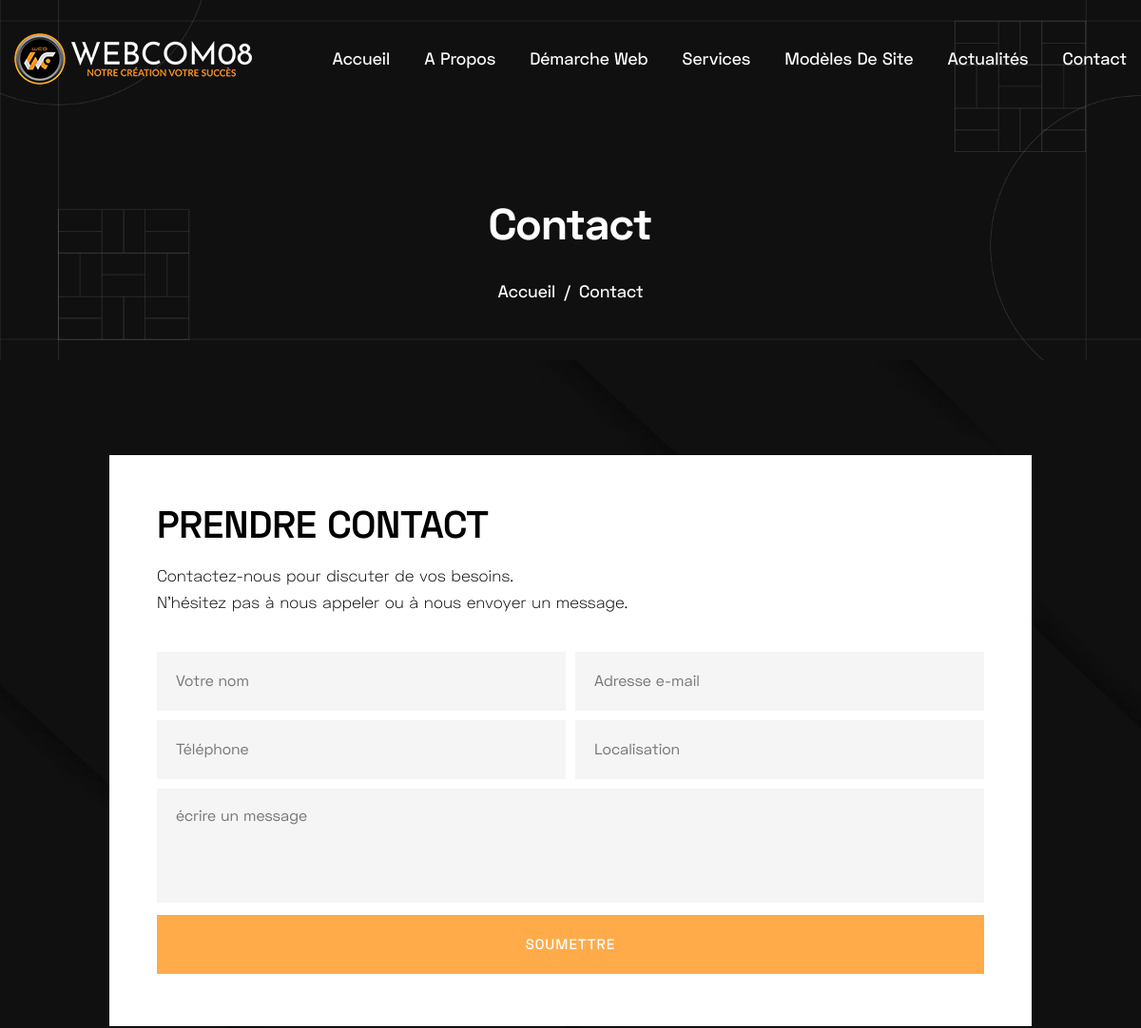
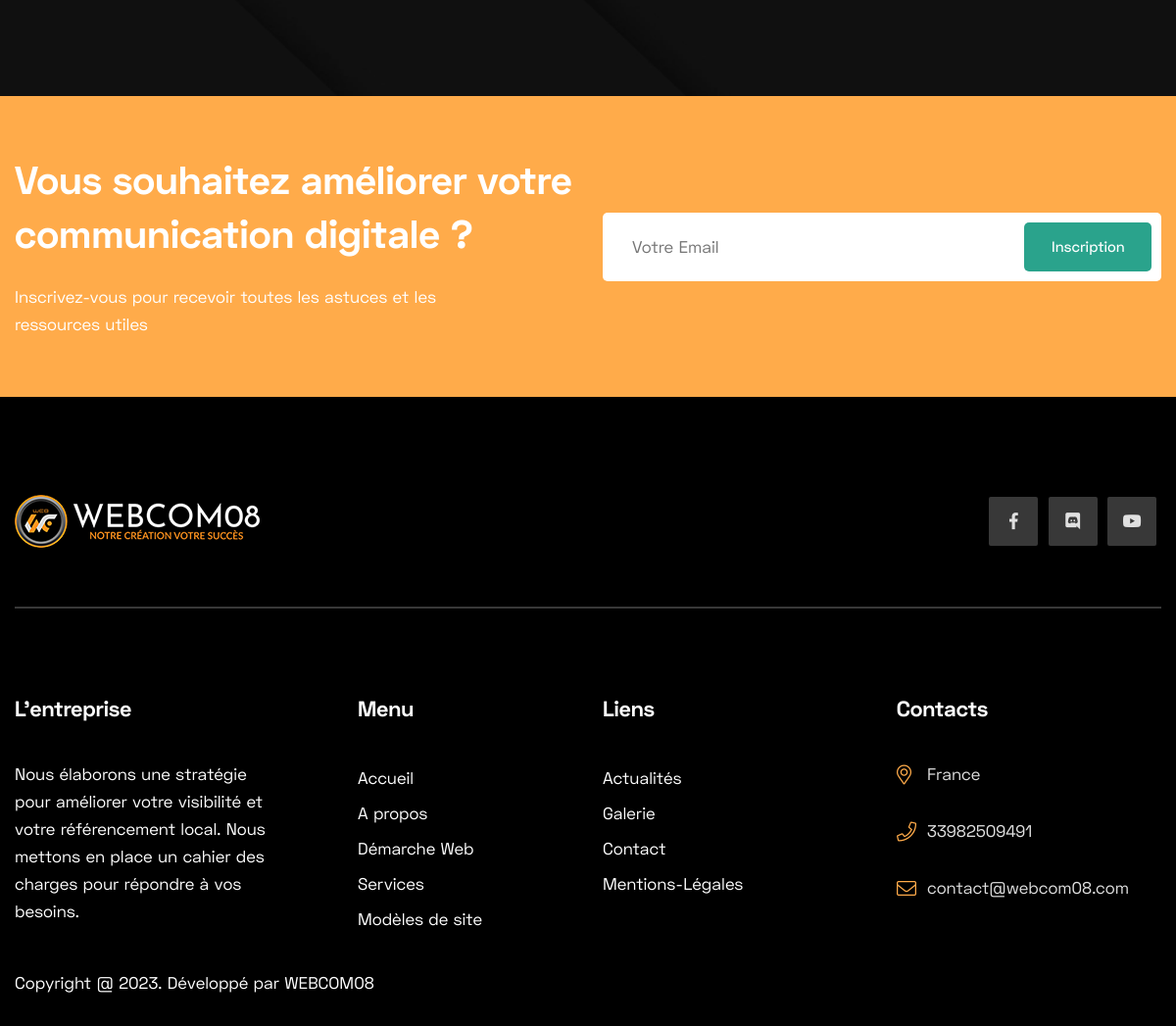
Page /contact/ on the committed database (2 pictures, top to bottom).
### homepage/models.py (models this page shows, shortened)
class SiteSetting(models.Model):
    STATUS = (
        ('True', 'True'),
        ('False', 'False'),
    )
    title = models.CharField(max_length=200)
    meta_keyword = models.CharField(max_length=200)
    meta_description = models.TextField()
    address = models.CharField(max_length=200)
    phone = models.IntegerField()
    email = models.EmailField(blank=True, null=True, max_length=50)
    logo = models.ImageField(blank=True, null=True, upload_to='icon/')
    favicon = models.ImageField(blank=True, null=True, upload_to='icon/')
    facebook = models.URLField(blank=True, max_length=500)
    discord = models.URLField(blank=True, max_length=500)
    youtube = models.URLField(blank=True, max_length=500)
    contact = models.TextField()
    status = models.CharField(max_length=50, choices=STATUS)
    created_at = models.DateTimeField(auto_now_add=True)
    updated_at = models.DateTimeField(auto_now=True)

### contact/models.py (models this page shows, shortened)
class ContactSlider(models.Model):
    id = models.AutoField(primary_key=True)
    title = models.CharField(max_length=200)
    slider_image = models.ImageField(blank=True, null=True, upload_to='about-slider/')
    class Meta:
        verbose_name_plural = "Breadcrumb Image"

### contact/views.py (the view, shortened to what this page needs)
# urls.py: path('', views.contact, name="contact"),
def contact(request):
    settings = SiteSetting.objects.all()
    cslider = ContactSlider.objects.all().order_by('-id')[:1]
    c_seo = ContactSeoSnippets.objects.all().order_by('-s_id')[:1]
    context={'settings':settings,
             'cslider':cslider,
             'c_seo':c_seo, }
    if request.method == "GET":
        return render(request, 'contact-us.html',context)

### contact/templates/contact-us.html (shortened to what this page needs)
{% extends 'base.html' %}
{% load static %}
{% block contactpage %}
    {% for cslider in cslider %}
    <div class="page-title-area">
        <div class="section__bg" style="background-image: url('{{cslider.slider_image.url}}');"></div>
        <div class="container">
            <div class="row">
                <div class="col-lg-12">
                    <div class="page-title-content text-center">
                        <h3 class="title">Contact</h3>
                        <nav aria-label="breadcrumb">
                            <ol class="breadcrumb">
                                <li class="breadcrumb-item"><a href="#">Accueil</a></li>
                                <li class="breadcrumb-item active" aria-current="page">Contact</li>
                            </ol>
                        </nav>
                    </div>
                </div>
            </div>
        </div>
    </div>
    {% endfor %}
    <section class="contact-us-area contact-us-page">
        <div class="container">
            <div class="row justify-content-center">
                <div class="col-lg-10">
                    <div class="contact-us-box">
                        <h3 class="title">PRENDRE CONTACT</h3>
                        <p>Contactez-nous pour discuter de vos besoins.<br>
                            N'hésitez pas à nous appeler ou à nous envoyer un message.</p>
                        <form method="POST" action="{% url 'contact' %}">
                            <div class="row no-gutters">
                                <div class="col-lg-6">
                                    <div class="input-box mt-10">
                                        <input type="text" name="name" placeholder="Votre nom" required>
                                    </div>
                                </div>
                                <div class="col-lg-6">
                                    <div class="input-box mt-10">
                                        <input type="email" name="email" placeholder="Adresse e-mail" required>
                                    </div>
                                </div>
                                <div class="col-lg-6">
                                    <div class="input-box mt-10">
                                        <input type="text" name="number" placeholder="Téléphone" required>
                                    </div>
                                </div>
                                <div class="col-lg-6">
                                    <div class="input-box mt-10">
                                        <input type="text" name="location" placeholder="Localisation" required>
                                    </div>
                                </div>
                                <div class="col-lg-12">
                                    <div class="input-box mt-10">
                                        <textarea name="message" id="#" cols="30" rows="10" placeholder="écrire un message" required></textarea>
                                    </div>
                                    <div class="input-box">
                                        <button class="main-btn " type="submit" name="formone">Soumettre</button>
                                    </div>
                                </div>
                            </div>
                        </form>
                    </div>
                </div>
            </div>
        </div>
    </section>
    <div class="subscribe-area subscribe-9-area subscribe-13-area">
        <div class="container">
            <div class="row align-items-center">
                <div class="col-lg-6">
                    <div class="subscribe-item">
                        <h3 class="title">Vous souhaitez améliorer votre communication digitale ?</h3>
                        <span>Inscrivez-vous pour recevoir toutes les astuces et les ressources utiles</span>
                    </div>
                </div>
                <div class="col-lg-6">
                    <form role="form" action="{% url 'contact' %}" method="post">
                    <div class="subscribe-form subscribe-9-form subscribe-13-form">
                        <input type="email" name="emails" placeholder="Votre Email" required>
                        <button type="submit" class="main-btn" name="formtwo">Inscription</button>
                    </div>
                </form>
                </div>
            </div>
        </div>
    </div>
    {% endblock contactpage %}

### homepage/templates/base.html (shortened to what this page needs)
{% load static %}
{% for settings in settings %}
<!doctype html>
<html lang="en">
<head>
    <link rel="stylesheet" href="{% static 'css/bootstrap.min.css' %}">
    <link rel="stylesheet" href="{% static 'css/bootstrap.min.css' %}">
    <link rel="stylesheet" href="{% static 'css/font-awesome.min.css' %}">
    <link rel="stylesheet" href="{% static 'css/magnific-popup.css' %}">
    <link rel="stylesheet" href="{% static 'css/animate.min.css' %}">
    <link rel="stylesheet" href="{% static 'css/slick.css' %}">
    <link rel="stylesheet" href="{% static 'css/default.css' %}">
    <link rel="stylesheet" href="{% static 'css/page.css' %}">
    <link rel="stylesheet" href="{% static 'css/style.css' %}">
    <link rel="stylesheet" href="{% static 'css/gallery.css' %}">
    <link href="https://getbootstrap.com/docs/5.2/assets/css/docs.css" rel="stylesheet">
</head>
<body>
    <header class="header-area">
        <div class="header-nav">
            <div class="container">
                <div class="row">
                    <div class="col-lg-12">
                        <div class="navigation">
                            <nav class="navbar navbar-expand-lg navbar-light ">
                                <a class="navbar-brand" width="107" height="90" href="{% url 'home' %}"><img src="{{settings.logo.url}}" alt="{{settings.title}} one"></a>
                                <div class="collapse navbar-collapse sub-menu-bar" id="navbarSupportedContent">
                                    <ul class="navbar-nav ml-auto">
                                        <li class="nav-item active">
                                            <a class="nav-link" href="{% url 'home' %}">Accueil</a>
                                        </li>
                                        <li class="nav-item">
                                            <a class="nav-link" href="{% url 'about' %}">A propos</a>
                                        </li>
                                        <li class="nav-item">
                                            <a class="nav-link" href="{% url 'webapproach' %}">Démarche Web</a>
                                        </li>
                                        <li class="nav-item">
                                            <a class="nav-link" href="{% url 'service' %}">Services</a>
                                        </li>
                                        <li class="nav-item">
                                            <a class="nav-link" href="{% url 'portfolio' %}">Modèles de Site</a>
                                        </li>
                                        <li class="nav-item">
                                            <a class="nav-link" href="{% url 'blog' %}">Actualités</a>
                                        </li>
                                        <li class="nav-item">
                                            <a class="nav-link" href="{% url 'contact' %}">Contact</a>
                                        </li>
                                    </ul>
                                </div>
                            </nav>
                        </div>
                    </div>
                </div>
            </div>
        </div>
    </header>
{% block contactpage %}
{% endblock contactpage %}
    <footer class="footer-area">
        <div class="container">
            <div class="row">
                <div class="col-lg-12">
                    <div class="footer-top d-block d-sm-flex  justify-content-between align-items-center">
                        <div class="footer-logo">
                            <a href="{% url 'home' %}"><img src="{{settings.logo.url}}" alt="{{settings.title}} two"></a>
                        </div>
                        <div class="footer-social">
                            <ul>
                                <li><a href="{{settings.facebook}}" target="_blank"><i class="fab fa-facebook-f"></i></a></li>
                                <li><a href="{{settings.discord}}" target="_blank"><i class="fab fa-discord"></i></a></li>
                                <li><a href="{{settings.youtube}}" target="_blank"><i class="fab fa-youtube"></i></a></li>
                            </ul>
                        </div>
                    </div>
                </div>
            </div>
            <div class="footer-item">
                <div class="row">
                    <div class="col-lg-3 col-md-6">
                        <div class="footer-about mt-30">
                            <h4 class="title">L'entreprise</h4>
                            <p>{{settings.meta_description}}</p>
                        </div>
                    </div>
                    <div class="col-lg-3 col-md-6 col-sm-6">
                        <div class="footer-list mt-30 ml-95">
                            <h4 class="title">Menu</h4>
                            <ul>
                                <li><a href="{% url 'home' %}">Accueil</a></li>
                                <li><a href="{% url 'about' %}">A propos</a></li>
                                <li><a href="{% url 'webapproach' %}">Démarche Web</a></li>
                                <li><a href="{% url 'service' %}">Services</a></li>
                                <li><a href="{% url 'portfolio' %}">Modèles de
                                    site</a></li>
                            </ul>
                        </div>
                    </div>
                    <div class="col-lg-3 col-md-6 col-sm-6">
                        <div class="footer-list mt-30">
                            <h4 class="title">Liens
                            </h4>
                            <ul>
                                <li><a href="{% url 'blog' %}">Actualités</a></li>
                                <li><a href="{% url 'gallery' %}">Galerie</a></li>
                                <li><a href="{% url 'contact' %}">Contact</a></li>
                                <li><a href="{% url 'terms' %}">Mentions-Légales</a></li>
                            </ul>
                        </div>
                    </div>
                    <div class="col-lg-3 col-md-6">
                        <div class="footer-info mt-30">
                            <h3 class="title">Contacts</h3>
                            <ul>
                                <li><i class="fal fa-map-marker-alt"></i> {{settings.address}} </li>
                                <li><i class="fal fa-phone"></i> {{settings.phone}} </li>
                                <li><i class="fal fa-envelope"></i> {{settings.email}} </li>
                            </ul>
                        </div>
                    </div>
                </div>
            </div>
            <div class="row">
                <div class="col-lg-12">
                    <div class="footer-copyright">
                        <p>Copyright @<span id="copyright"> <script>document.getElementById('copyright').appendChild(document.createTextNode(new Date().getFullYear()))</script></span>. Développé par WEBCOM08</p>
                    </div>
                </div>
            </div>
        </div>
    </footer>
    {% endfor %}
</body>
</html>

### static/css/default.css (style rules this page uses)
.mt-10 { margin-top: 10px; }
.mt-30 { margin-top: 30px; }
.ml-95 { margin-left: 95px; }

### rows in the picture
SiteSetting: logo (picture), meta_description "Nous élaborons une stratégie pour améliorer votre visibilité et votre référencement local. Nous mettons en place un cahier des charges pour répondre à vos besoins.", address "France", phone "33982509491", email "contact@webcom08.com"
ContactSlider: slider_image (picture)
